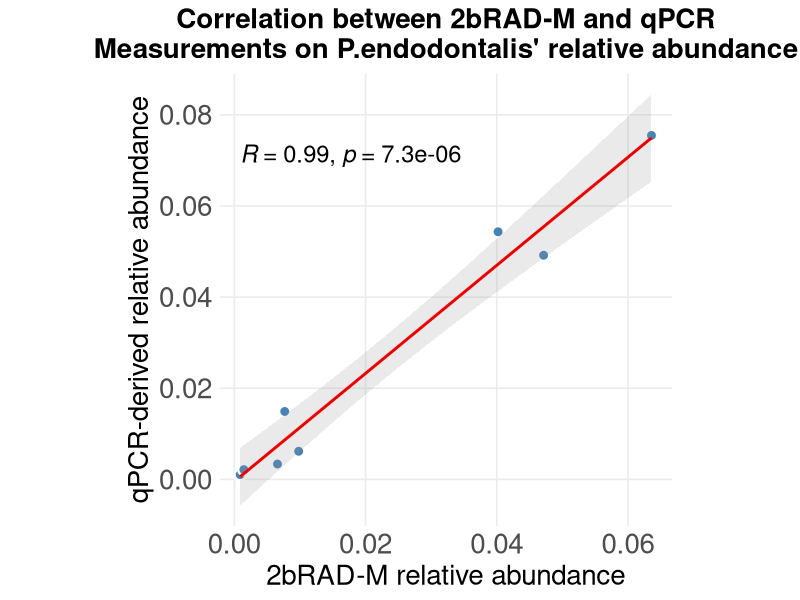

Here is the R script that generated this plot:
library(ggplot2)
library(ggpubr)
library(readr)

data <- read_csv("FigS14a_input.csv")

ggplot(data, aes(x = `2bRAD-M`, y = qPCR)) +
  geom_point(size = 3, shape = 21, fill = "steelblue", color = "white", stroke = 1.2) +
  geom_smooth(method = "lm", se = TRUE, color = "red2", alpha = 0.2) +
  stat_cor(method = "pearson", 
           label.x.npc = "left", 
           label.y.npc = "top", 
           size = 6) +
  labs(
    title = "Correlation between 2bRAD-M and qPCR\nMeasurements on P.endodontalis' relative abundance",
    x = "2bRAD-M relative abundance",
    y = "qPCR-derived relative abundance"
  ) +
  scale_x_continuous(expand = c(0.05, 0)) +
  scale_y_continuous(expand = c(0.05, 0)) +
  theme_minimal(base_size = 12) +
  theme(
    plot.title = element_text(hjust = 0.5, face = "bold", size = 20),
    axis.title = element_text(size = 20),
    axis.text = element_text(size = 20),
    panel.grid.minor = element_blank(),
    aspect.ratio = 1
  )
